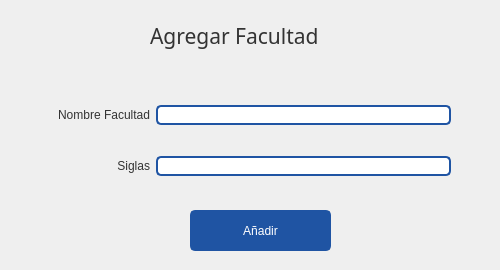
<?xml version="1.0" encoding="UTF-8"?>
<ui version="4.0">
 <class>CargarProducto</class>
 <widget class="QWidget" name="CargarProducto">
  <property name="windowModality">
   <enum>Qt::ApplicationModal</enum>
  </property>
  <property name="geometry">
   <rect>
    <x>0</x>
    <y>0</y>
    <width>500</width>
    <height>270</height>
   </rect>
  </property>
  <property name="minimumSize">
   <size>
    <width>500</width>
    <height>270</height>
   </size>
  </property>
  <property name="maximumSize">
   <size>
    <width>500</width>
    <height>1500</height>
   </size>
  </property>
  <property name="windowTitle">
   <string>Cargar Producto</string>
  </property>
  <property name="windowIcon">
   <iconset resource="resources.qrc">
    <normaloff>:/icons/images/icons/cil-pencil.png</normaloff>:/icons/images/icons/cil-pencil.png</iconset>
  </property>
  <property name="styleSheet">
   <string notr="true">QWidget{
	color: #333;
	font: 9pt &quot;Segoe UI&quot;;
}
/* ----------------- LineEdit  ----------------- */
QLineEdit {
	border-radius: 5px;
	border: 2px solid #1F54A3;
	padding-left: 10px;
	selection-color: white;
	selection-background-color: #2A3C57;
    color: black;
}
QLineEdit:hover {
	border: 2px solid rgb(98, 114, 164);
}
QLineEdit:focus {
	border: 2px solid #2A3C57;
}



/* ----------------- Button ----------------- */
QPushButton {
	border: 2px solid #1F54A3;
	border-radius: 5px;	
	background-color: #1F54A3;
	color:white;
}
 QPushButton:hover {
	background-color: #286FD6;
	border: 2px solid #286FD6;
}
 QPushButton:pressed {	
	background-color: #2A3C57;
	border: 2px solid #2A3C57;
}

/* ----------------- CheckBox ----------------- */

QCheckBox::indicator {
	border : 1px solid #6272a4;
	width: 15px;
	height: 15px;
	border-radius: 15px;
    background: #6272a4;
}
QCheckBox::indicator:hover {
	background-color: #286FD6;
	border : 1px solid #286FD6;
}
QCheckBox::indicator:checked {
	border : 1px solid #1F54A3;
    background: 3px solid #1F54A3;	
	background-image: url(:/icons/images/icons/cil-check-alt.png);
}


/* ----------------- QDateEdit ----------------- */
QDateTimeEdit{
	background-color: white;
	border-radius: 5px;
	border: 2px solid #1F54A3;
    color: black;
}
QDateTimeEdit:hover{
	border: 2px solid #7284b9;
}

QDateTimeEdit:focus {
	border: 2px solid #2A3C57;
}


QDateTimeEdit::up-button {
    border-image: url(:/icons/images/icons/cil-arrow-top.png); 
}

QDateTimeEdit::down-button {
    border-image: url(:/icons/images/icons/cil-arrow-bottom.png);
}














</string>
  </property>
  <widget class="QLabel" name="label">
   <property name="geometry">
    <rect>
     <x>150</x>
     <y>0</y>
     <width>221</width>
     <height>71</height>
    </rect>
   </property>
   <property name="font">
    <font>
     <family>Microsoft YaHei UI Light</family>
     <pointsize>16</pointsize>
     <weight>3</weight>
     <italic>false</italic>
     <bold>false</bold>
    </font>
   </property>
   <property name="styleSheet">
    <string notr="true">font: 25 16pt &quot;Microsoft YaHei UI Light&quot;;</string>
   </property>
   <property name="text">
    <string>Agregar Facultad</string>
   </property>
  </widget>
  <widget class="QWidget" name="gridLayoutWidget">
   <property name="geometry">
    <rect>
     <x>10</x>
     <y>80</y>
     <width>441</width>
     <height>121</height>
    </rect>
   </property>
   <layout class="QGridLayout" name="gridLayout">
    <item row="1" column="0">
     <widget class="QLabel" name="label_8">
      <property name="text">
       <string>Siglas</string>
      </property>
      <property name="alignment">
       <set>Qt::AlignRight|Qt::AlignTrailing|Qt::AlignVCenter</set>
      </property>
     </widget>
    </item>
    <item row="0" column="0">
     <widget class="QLabel" name="label_10">
      <property name="text">
       <string>Nombre Facultad</string>
      </property>
      <property name="alignment">
       <set>Qt::AlignRight|Qt::AlignTrailing|Qt::AlignVCenter</set>
      </property>
     </widget>
    </item>
    <item row="0" column="1">
     <widget class="QLineEdit" name="line_cargarProducto">
      <property name="enabled">
       <bool>false</bool>
      </property>
      <property name="minimumSize">
       <size>
        <width>0</width>
        <height>0</height>
       </size>
      </property>
      <property name="maximumSize">
       <size>
        <width>295</width>
        <height>16777215</height>
       </size>
      </property>
      <property name="clearButtonEnabled">
       <bool>false</bool>
      </property>
     </widget>
    </item>
    <item row="1" column="1">
     <widget class="QLineEdit" name="line_cargarProveedor">
      <property name="enabled">
       <bool>false</bool>
      </property>
      <property name="minimumSize">
       <size>
        <width>0</width>
        <height>0</height>
       </size>
      </property>
      <property name="maximumSize">
       <size>
        <width>295</width>
        <height>16777215</height>
       </size>
      </property>
     </widget>
    </item>
   </layout>
  </widget>
  <widget class="QPushButton" name="btn_cargarCargarProducto">
   <property name="geometry">
    <rect>
     <x>190</x>
     <y>210</y>
     <width>141</width>
     <height>41</height>
    </rect>
   </property>
   <property name="minimumSize">
    <size>
     <width>116</width>
     <height>32</height>
    </size>
   </property>
   <property name="text">
    <string>Añadir</string>
   </property>
  </widget>
 </widget>
 <tabstops>
  <tabstop>line_cargarProducto</tabstop>
  <tabstop>btn_cargarCargarProducto</tabstop>
 </tabstops>
 <resources>
  <include location="resources.qrc"/>
 </resources>
 <connections/>
</ui>
